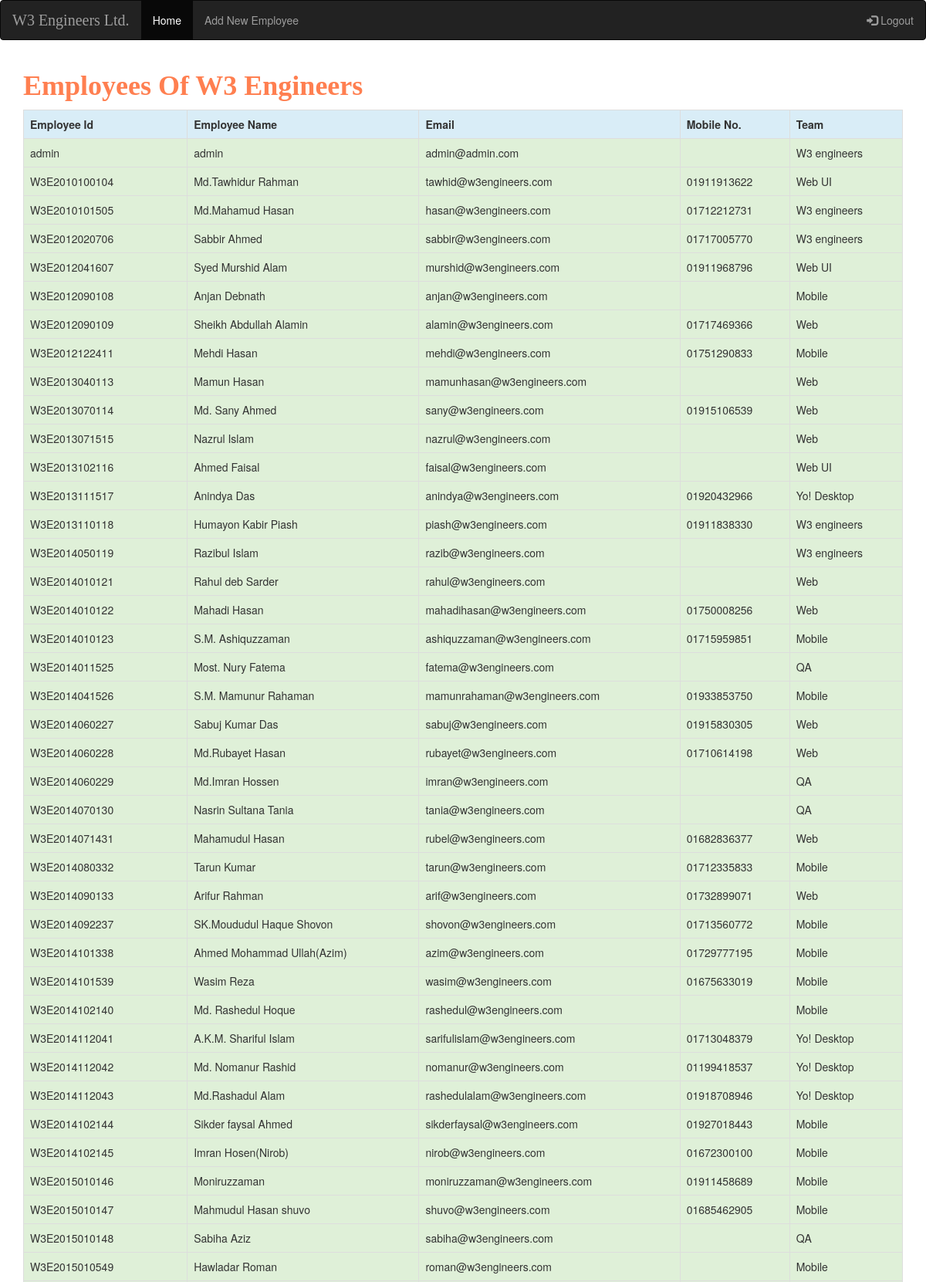
The app's page /employee/employee_list.php (upper part) with its own data.
### tables this page shows
CREATE TABLE `employee_table` (
  `id` bigint(20) NOT NULL,
  `employee_id` varchar(20) NOT NULL,
  `username` varchar(30) NOT NULL,
  `user_role` varchar(20) NOT NULL,
  `email` text NOT NULL,
  `mobile_no` varchar(20) NOT NULL,
  `gender` varchar(20) NOT NULL,
  `address` varchar(30) NOT NULL,
  `team` varchar(20) NOT NULL,
  `password` varchar(30) NOT NULL,
  `status` varchar(20) NOT NULL,
  `filename` varchar(50) NOT NULL,
  `create_date` datetime NOT NULL,
  `update_date` datetime NOT NULL
);

### employee/employee_list.php (the view, shortened to what this page needs)
<?php
$connect=mysqli_connect("localhost","root","","w3_lunch");
$query="select * from employee_table";
$result=mysqli_query($connect,$query);
?>
<!DOCTYPE html>
<html lang="en">
<head>
    <link rel="stylesheet" href="https://maxcdn.bootstrapcdn.com/bootstrap/3.3.7/css/bootstrap.min.css">
    <link rel="stylesheet" type="text/css" href="../css/home.css">
</head>
<body>
<nav class="navbar navbar-inverse">
    <div class="container-fluid">
        <div class="navbar-header">
            <a class="navbar-brand w3_engineers" href="../index.php">W3 Engineers Ltd.</a>
        </div>
        <ul class="nav navbar-nav">
            <li class="active"><a href="../login_dashboard.php">Home</a></li>
            <li><a href="../employee/add_employee.php">Add New Employee</a> </li>
        </ul>
        <ul class="nav navbar-nav navbar-right">
            <li><a href="../index.php"><span class="glyphicon glyphicon-log-in"></span> Logout</a></li>
        </ul>
    </div>
</nav>
<div class="container">
    <h1 class="lunch_header">Employees Of W3 Engineers
    </h1>
    <div class="table-responsive">
        <table class="table table-bordered table-striped">
            <tr>
                <th class="info">Employee Id</th>
                <th class="info">Employee Name</th>
                <th class="info">Email</th>
                <th class="info">Mobile No.</th>
                <th class="info">Team</th>
            </tr>
            <?php
            while($row = mysqli_fetch_array($result))
            {
                echo '
      <tr class="success">
       <td>'.$row["employee_id"].'</td>
       <td>'.$row["username"].'</td>
       <td>'.$row["email"].'</td>
        <td>'.$row["mobile_no"].'</td>
         <td>'.$row["team"].'</td>
      </tr>
      ';
            }
            ?>
        </table>
    </div>
</div>
</body>
</html>

### css/home.css (style rules this page uses)
.w3_engineers { font-family: Consolas; font-size: 20px; }
.lunch_header { font-family: Consolas; font-weight: bold; color: coral; }

### records on screen
employee_table: employee "admin", username "admin", email "admin@admin.com", team "W3 engineers"
employee_table: employee "W3E2010100104", username "Md.Tawhidur Rahman", email "tawhid@w3engineers.com", mobile_no "01911913622", team "Web UI"
employee_table: employee "W3E2010101505", username "Md.Mahamud Hasan", email "hasan@w3engineers.com", mobile_no "01712212731", team "W3 engineers"
employee_table: employee "W3E2012020706", username "Sabbir Ahmed", email "sabbir@w3engineers.com", mobile_no "01717005770", team "W3 engineers"
employee_table: employee "W3E2012041607", username "Syed Murshid Alam", email "murshid@w3engineers.com", mobile_no "01911968796", team "Web UI"
employee_table: employee "W3E2012090108", username "Anjan Debnath", email "anjan@w3engineers.com", team "Mobile"
employee_table: employee "W3E2012090109", username "Sheikh Abdullah Alamin", email "alamin@w3engineers.com", mobile_no "01717469366", team "Web"
employee_table: employee "W3E2012122411", username "Mehdi Hasan", email "mehdi@w3engineers.com", mobile_no "01751290833", team "Mobile"
employee_table: employee "W3E2013040113", username "Mamun Hasan", email "mamunhasan@w3engineers.com", team "Web"
employee_table: employee "W3E2013070114", username "Md. Sany Ahmed", email "sany@w3engineers.com", mobile_no "01915106539", team "Web"
employee_table: employee "W3E2013071515", username "Nazrul Islam", email "nazrul@w3engineers.com", team "Web"
employee_table: employee "W3E2013102116", username "Ahmed Faisal", email "faisal@w3engineers.com", team "Web UI"
employee_table: employee "W3E2013111517", username "Anindya Das", email "anindya@w3engineers.com", mobile_no "01920432966", team "Yo! Desktop"
employee_table: employee "W3E2013110118", username "Humayon Kabir Piash", email "piash@w3engineers.com", mobile_no "01911838330", team "W3 engineers"
employee_table: employee "W3E2014050119", username "Razibul Islam", email "razib@w3engineers.com", team "W3 engineers"
employee_table: employee "W3E2014010121", username "Rahul deb Sarder", email "rahul@w3engineers.com", team "Web"
employee_table: employee "W3E2014010122", username "Mahadi Hasan", email "mahadihasan@w3engineers.com", mobile_no "01750008256", team "Web"
employee_table: employee "W3E2014010123", username "S.M. Ashiquzzaman", email "ashiquzzaman@w3engineers.com", mobile_no "01715959851", team "Mobile"
employee_table: employee "W3E2014011525", username "Most. Nury Fatema", email "fatema@w3engineers.com", team "QA"
employee_table: employee "W3E2014041526", username "S.M. Mamunur Rahaman", email "mamunrahaman@w3engineers.com", mobile_no "01933853750", team "Mobile"
employee_table: employee "W3E2014060227", username "Sabuj Kumar Das", email "sabuj@w3engineers.com", mobile_no "01915830305", team "Web"
employee_table: employee "W3E2014060228", username "Md.Rubayet Hasan", email "rubayet@w3engineers.com", mobile_no "01710614198", team "Web"
employee_table: employee "W3E2014060229", username "Md.Imran Hossen", email "imran@w3engineers.com", team "QA"
employee_table: employee "W3E2014070130", username "Nasrin Sultana Tania", email "tania@w3engineers.com", team "QA"
employee_table: employee "W3E2014071431", username "Mahamudul Hasan", email "rubel@w3engineers.com", mobile_no "01682836377", team "Web"
employee_table: employee "W3E2014080332", username "Tarun Kumar", email "tarun@w3engineers.com", mobile_no "01712335833", team "Mobile"
employee_table: employee "W3E2014090133", username "Arifur Rahman", email "arif@w3engineers.com", mobile_no "01732899071", team "Web"
employee_table: employee "W3E2014092237", username "SK.Moududul Haque Shovon", email "shovon@w3engineers.com", mobile_no "01713560772", team "Mobile"
employee_table: employee "W3E2014101338", username "Ahmed Mohammad Ullah(Azim)", email "azim@w3engineers.com", mobile_no "01729777195", team "Mobile"
employee_table: employee "W3E2014101539", username "Wasim Reza", email "wasim@w3engineers.com", mobile_no "01675633019", team "Mobile"
employee_table: employee "W3E2014102140", username "Md. Rashedul Hoque", email "rashedul@w3engineers.com", team "Mobile"
employee_table: employee "W3E2014112041", username "A.K.M. Shariful Islam", email "sarifulislam@w3engineers.com", mobile_no "01713048379", team "Yo! Desktop"
employee_table: employee "W3E2014112042", username "Md. Nomanur Rashid", email "nomanur@w3engineers.com", mobile_no "01199418537", team "Yo! Desktop"
employee_table: employee "W3E2014112043", username "Md.Rashadul Alam", email "rashedulalam@w3engineers.com", mobile_no "01918708946", team "Yo! Desktop"
employee_table: employee "W3E2014102144", username "Sikder faysal Ahmed", email "sikderfaysal@w3engineers.com", mobile_no "01927018443", team "Mobile"
employee_table: employee "W3E2014102145", username "Imran Hosen(Nirob)", email "nirob@w3engineers.com", mobile_no "01672300100", team "Mobile"
employee_table: employee "W3E2015010146", username "Moniruzzaman", email "moniruzzaman@w3engineers.com", mobile_no "01911458689", team "Mobile"
employee_table: employee "W3E2015010147", username "Mahmudul Hasan shuvo", email "shuvo@w3engineers.com", mobile_no "01685462905", team "Mobile"
employee_table: employee "W3E2015010148", username "Sabiha Aziz", email "sabiha@w3engineers.com", team "QA"
employee_table: employee "W3E2015010549", username "Hawladar Roman", email "roman@w3engineers.com", team "Mobile"
